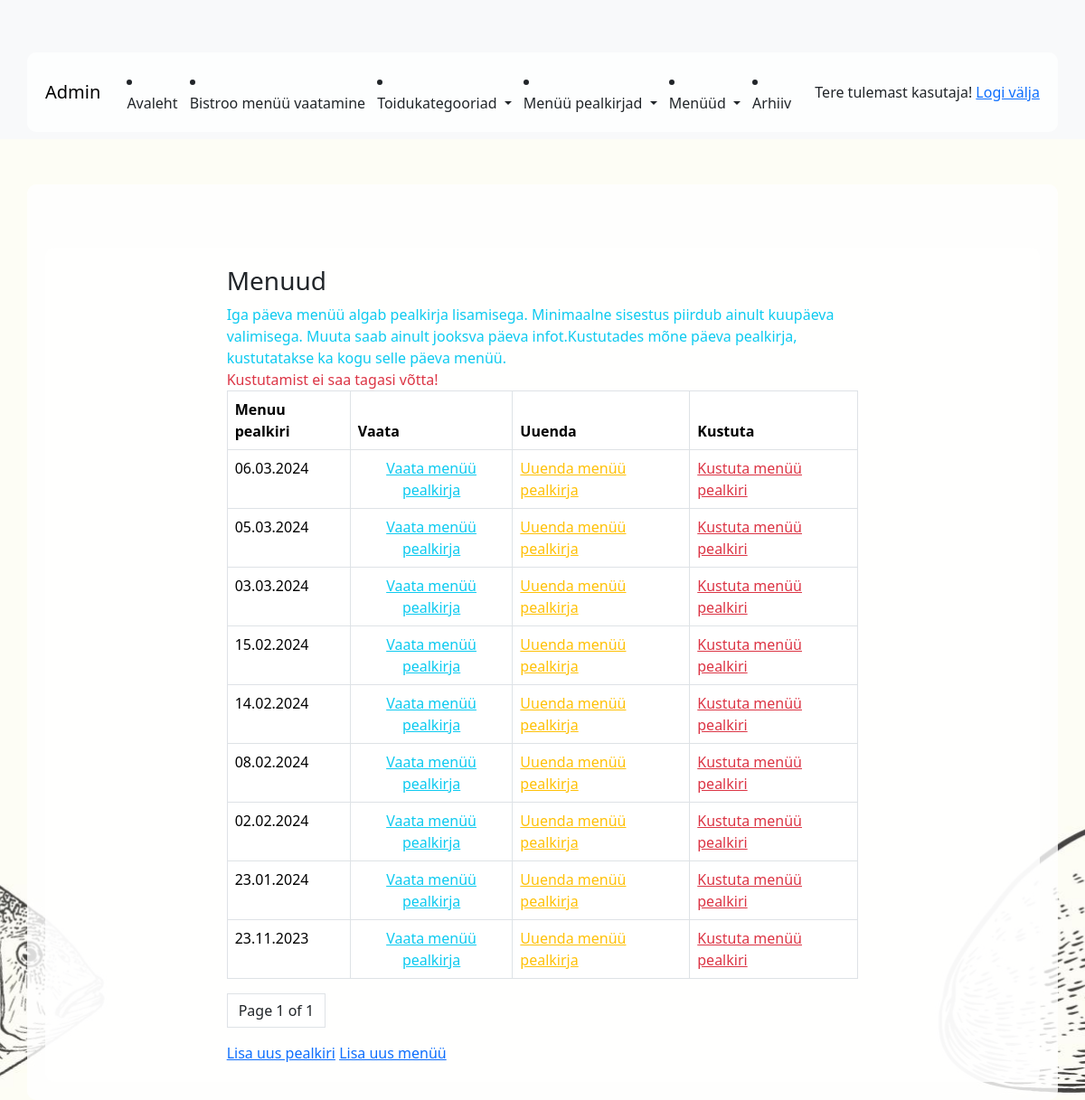
/app_admin/heading_list/ (signed in), run on the app's committed database.
### app_admin/models.py (models this page shows, shortened)
class Heading(models.Model):
    date = models.DateField(blank=False, null=False, unique=True, verbose_name="Kuupäev")
    topic = models.CharField(max_length=100, null=True, blank=True, verbose_name="Teemapäev")
    chef = models.CharField(max_length=100, null=True, blank=True, verbose_name="Peakokk soovitab:")
    student = models.CharField(max_length=100, null=True, blank=True, verbose_name="Kes tegid:")
    class Meta:
        ordering = ['-date']

### app_admin/views.py (the view)
# urls.py: path('heading_list/', views.HeadingListView.as_view(), name='heading_list'),
class HeadingListView(ManagerRequiredMixin, ListView):
    template_name = 'app_admin/heading_list.html'
    model = Heading
    fields = '__all__'
    queryset = Heading.objects.order_by('-date')
    context_object_name = 'heading'
    paginate_by = 10
    def get_context_data(self, **kwargs):
        context = super().get_context_data(**kwargs)
        return context

### app_admin/views.py (called while the page is built)
    def test_func(self):
        return self.request.user.groups.filter(name='Manager').exists()

### app_admin/templates/app_admin/heading_list.html (shortened to what this page needs)
{% extends 'base_admin.html' %}
{% block content %}
    <div class="container">
        <div class="row">
            <div class="col-8 mx-auto">
                <h3>Menuud</h3>
                <div class="text-info">Iga päeva menüü algab pealkirja lisamisega. Minimaalne sisestus piirdub ainult kuupäeva valimisega. Muuta saab ainult jooksva päeva infot.Kustutades mõne päeva pealkirja, kustutatakse ka kogu selle päeva menüü.</div><div class="text-danger"> Kustutamist ei saa tagasi võtta!</div>
                <table class="table table-bordered table-hover">
                    <thead>
                    <tr class="text">
                        <th>Menuu pealkiri</th>
                        <th>Vaata</th>
                        <th>Uuenda</th>
                        <th>Kustuta</th>
                    </tr>
                    </thead>
                    <tbody>
                    {% for heading in heading %}
                        <tr>
                        <td>{{ heading.date|date:"d.m.Y" }}</td>
                            <td class="text-center">
                                {% if user.is_authenticated %}
                                    <a href="{% url 'app_admin:heading_detail' pk=heading.id %}" class="text-info">Vaata menüü pealkirja</a>
                                    <td><a href="{% url 'app_admin:heading_update' pk=heading.id %}" class="text-warning">Uuenda menüü pealkirja</a>
                                    <td><a href="{% url 'app_admin:heading_delete' pk=heading.id %}" class="text-danger">Kustuta menüü pealkiri</a></td>
                                {% endif %}
                            </td>
                        </tr>
                    {% endfor %}
                    </tbody>
                </table>
            <ul class="pagination">
        <li class="page-link text-dark">
            Page {{ page_obj.number }} of {{ page_obj.paginator.num_pages }}
        </li>
  </ul>
                <a href="{% url 'app_admin:heading_create' %}">Lisa uus pealkiri</a>
                <a href="{% url 'app_admin:menu_add' %}">Lisa uus menüü</a>
            </div>
        </div>
    </div>
{% endblock %}

### templates/menu_admin.html (shortened to what this page needs)
<nav class="navbar navbar-expand-lg navbar-light bg-light">
  <div class="container">
    {% if user.is_authenticated %}
      <a class="navbar-brand" href="http://127.0.0.1:8000/admin/"> Admin </a>
        <li class="nav-item">
        <a class="nav-link" href="{% url "app_admin:index" %}" >Avaleht</a>
        </li>
        <li class="nav-item">
        <a class="nav-link" href="{% url "app_public:index" %}" >Bistroo menüü vaatamine</a>
        </li>
              <li class="nav-item dropdown">
          <a class="nav-link dropdown-toggle" href="#" role="button" data-bs-toggle="dropdown" aria-expanded="false">
                Toidukategooriad
          </a>
        </li>
              <li class="nav-item dropdown">
          <a class="nav-link dropdown-toggle" href="#" role="button"  data-bs-toggle="dropdown" aria-expanded="false">
               Menüü pealkirjad
          </a>
        </li>
        <li class="nav-item dropdown">
          <a class="nav-link dropdown-toggle" href="#" role="button"  data-bs-toggle="dropdown" aria-expanded="false">
               Menüüd
          </a>
        </li>
         <li class="nav-item">
    <a class="nav-link" href="{% url 'app_admin:archive_page' %}">Arhiiv</a>
  </li>
{% endif %}
  {% if user.is_authenticated  %}
    	<span class="nav-link">Tere tulemast {{ user.username }}! <a href="{% url 'logout' %}">Logi välja</a></span>
 {% else %}
        <span class="nav-link">Kui sa soovid menüüd muuta, siis sa pead sisse logima! <a href="{% url 'login' %}">Logi sisse</a></span>
    {% endif %}
    </div>
</nav>

### data on the page
Heading: date "06.03.2024"
Heading: date "05.03.2024"
Heading: date "03.03.2024"
Heading: date "15.02.2024"
Heading: date "14.02.2024"
Heading: date "08.02.2024"
Heading: date "02.02.2024"
Heading: date "23.01.2024"
Heading: date "23.11.2023"

### other printed values
{{ user.username }} "kasutaja"
{{ page_obj.number }} "1"
{{ page_obj.paginator.num_pages }} "1"
